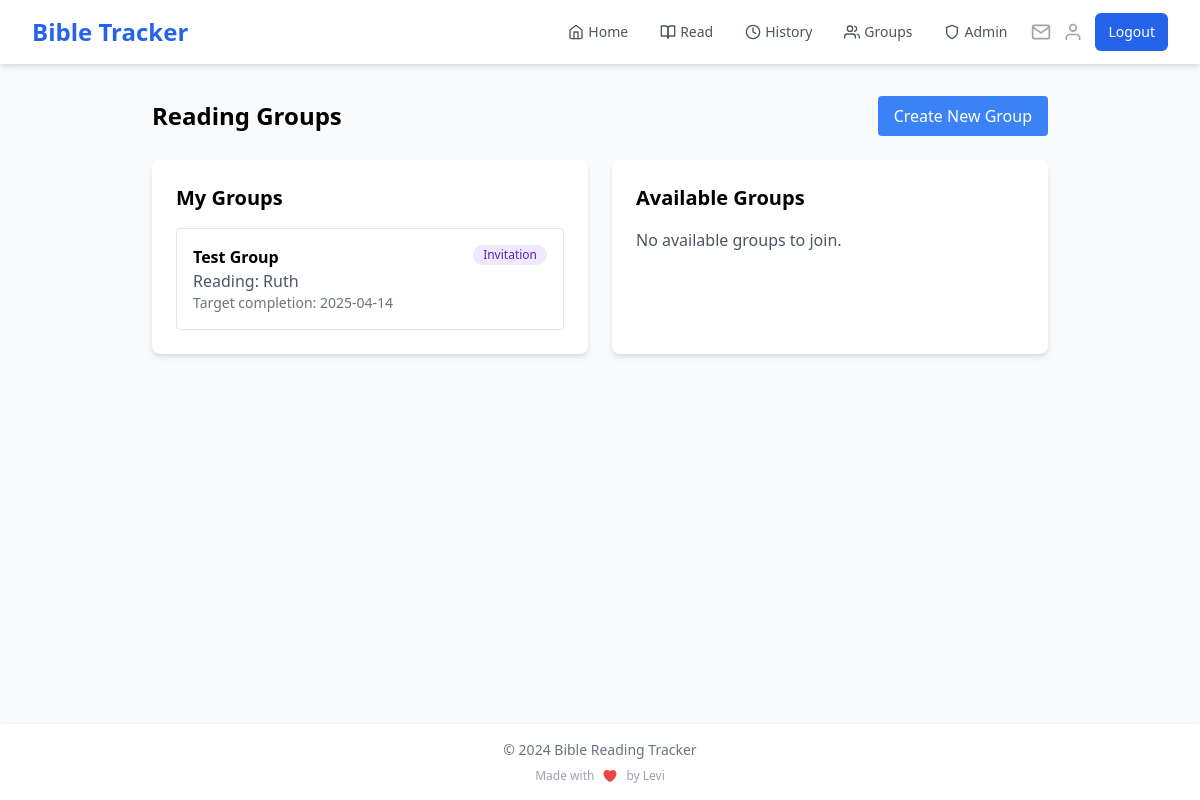
The page /groups (signed in) on the database its author committed.
### app.py (models this page shows)
class ReadingGroup(db.Model):
    id = db.Column(db.Integer, primary_key=True)
    name = db.Column(db.String(100), nullable=False)
    description = db.Column(db.Text)
    created_at = db.Column(db.DateTime, default=datetime.utcnow)
    book = db.Column(db.String(50), nullable=False)
    current_chapter = db.Column(db.Integer, default=1)
    target_completion_date = db.Column(db.DateTime)
    creator_id = db.Column(db.Integer, db.ForeignKey('user.id'), nullable=False)
    visibility = db.Column(db.String(20), default='public')
    access_code = db.Column(db.String(20))
    members = db.relationship('GroupMember', backref='reading_group', lazy='joined')
    readings = db.relationship('GroupReading', backref='reading_group', lazy='dynamic')
    invitations = db.relationship('GroupInvitation', backref='reading_group', lazy='dynamic')

### app.py (the view)
@app.route('/groups')
@login_required
def list_groups():
    my_groups = ReadingGroup.query \
        .join(GroupMember) \
        .filter(GroupMember.user_id == current_user.id) \
        .all()
    available_groups = ReadingGroup.query \
        .filter(
            ReadingGroup.id.notin_(
                db.session.query(GroupMember.group_id)
                .filter_by(user_id=current_user.id)
            ),
            db.or_(
                ReadingGroup.visibility == 'public',
                ReadingGroup.visibility == 'private',  # Include private groups
                db.and_(
                    ReadingGroup.visibility == 'invitation',
                    ReadingGroup.id.in_(
                        db.session.query(GroupInvitation.group_id)
                        .filter(
                            GroupInvitation.email == current_user.email,
                            GroupInvitation.used == False,
                            GroupInvitation.expires_at > datetime.utcnow()
                        )
                    )
                )
            )
        ) \
        .all()
    return render_template('groups/list.html',
        my_groups=my_groups,
        available_groups=available_groups,
        current_user_name=current_user.name
    )

### app.py (called while the page is built)
@login_manager.user_loader
def load_user(user_id):
    if 'user_id' in session:
        return User.query.get(int(session['user_id']))
    return None

@app.context_processor
def inject_user_name():
    if current_user.is_authenticated:
        return dict(user_name=current_user.name)
    return dict(user_name='Guest')

@app.context_processor
def inject_invitation_count():
    if current_user.is_authenticated:
        invitation_count = GroupInvitation.query.filter(
            GroupInvitation.email == current_user.email,
            GroupInvitation.used == False,
            GroupInvitation.expires_at > datetime.utcnow()
        ).count()
        return dict(invitation_count=invitation_count)
    return dict(invitation_count=0)

### templates/groups/list.html
{% extends "base.html" %}
{% block content %}
<div class="max-w-4xl mx-auto">
    <div class="flex justify-between items-center mb-6">
        <h1 class="text-2xl font-bold">Reading Groups</h1>
        <a href="{{ url_for('create_group') }}" class="bg-blue-500 text-white px-4 py-2 rounded hover:bg-blue-600">
            Create New Group
        </a>
    </div>
    <div class="grid grid-cols-1 md:grid-cols-2 gap-6">
        <div class="bg-white p-6 rounded-lg shadow-md">
            <h2 class="text-xl font-semibold mb-4">My Groups</h2>
            {% if my_groups %}
                <div class="space-y-4">
                    {% for group in my_groups %}
                        <a href="{{ url_for('view_group', group_id=group.id) }}"
                           class="block p-4 border rounded hover:bg-gray-50">
                            <div class="flex justify-between items-start">
                                <div>
                                    <h3 class="font-semibold">{{ group.name }}</h3>
                                    <p class="text-gray-600">
                                        Reading: {{ group.book }}
                                    </p>
                                    <p class="text-sm text-gray-500">
                                        Target completion: {{ group.target_completion_date.strftime('%Y-%m-%d') }}
                                    </p>
                                </div>
                                <span class="inline-flex items-center px-2.5 py-0.5 rounded-full text-xs font-medium
                                    {% if group.visibility == 'public' %}
                                        bg-green-100 text-green-800
                                    {% elif group.visibility == 'private' %}
                                        bg-yellow-100 text-yellow-800
                                    {% else %}
                                        bg-purple-100 text-purple-800
                                    {% endif %}">
                                    {{ group.visibility|title }}
                                </span>
                            </div>
                        </a>
                    {% endfor %}
                </div>
            {% else %}
                <p class="text-gray-600">You haven't joined any reading groups yet.</p>
            {% endif %}
        </div>
        <div class="bg-white p-6 rounded-lg shadow-md">
            <h2 class="text-xl font-semibold mb-4">Available Groups</h2>
            {% if available_groups %}
                <div class="space-y-4">
                    {% for group in available_groups %}
                        <div class="p-4 border rounded">
                            <div class="flex justify-between items-start mb-2">
                                <div>
                                    <h3 class="font-semibold">{{ group.name }}</h3>
                                    <p class="text-gray-600">
                                        Reading:
                                        {% if group.id not in member_group_ids and (group.visibility == 'private' or group.visibility == 'invitation') %}
                                            <span class="blur">[Private]</span>
                                        {% else %}
                                            {{ group.book }}
                                        {% endif %}
                                    </p>
                                    <p class="text-sm text-gray-500">
                                        Target completion:
                                        {% if group.id not in member_group_ids and (group.visibility == 'private' or group.visibility == 'invitation') %}
                                            <span class="blur">[Private]</span>
                                        {% else %}
                                            {{ group.target_completion_date.strftime('%Y-%m-%d') }}
                                        {% endif %}
                                    </p>
                                </div>
                                <span class="inline-flex items-center px-2.5 py-0.5 rounded-full text-xs font-medium
                                    {% if group.visibility == 'public' %}
                                        bg-green-100 text-green-800
                                    {% elif group.visibility == 'private' %}
                                        bg-yellow-100 text-yellow-800
                                    {% else %}
                                        bg-purple-100 text-purple-800
                                    {% endif %}">
                                    {{ group.visibility|title }}
                                </span>
                            </div>
                            {% if group.visibility == 'public' %}
                                <a href="{{ url_for('join_group', group_id=group.id) }}"
                                   class="inline-block mt-2 text-blue-500 hover:text-blue-600">
                                    Join Group →
                                </a>
                            {% elif group.visibility == 'private' %}
                                <form action="{{ url_for('join_group', group_id=group.id) }}" method="POST" class="mt-2">
                                    <div class="flex space-x-2">
                                        <input type="text"
                                               name="access_code"
                                               placeholder="Enter access code"
                                               required
                                               class="flex-1 px-3 py-1 border rounded text-sm focus:ring-2 focus:ring-blue-500 focus:border-blue-500">
                                        <button type="submit"
                                                class="px-3 py-1 bg-blue-500 text-white rounded text-sm hover:bg-blue-600">
                                            Join
                                        </button>
                                    </div>
                                </form>
                            {% elif group.visibility == 'invitation' %}
                                <p class="mt-2 text-sm text-gray-600 italic">
                                    This group requires an invitation to join
                                </p>
                            {% endif %}
                        </div>
                    {% endfor %}
                </div>
            {% else %}
                <p class="text-gray-600">No available groups to join.</p>
            {% endif %}
        </div>
    </div>
</div>
{% endblock %}

### rows shown on the page
ReadingGroup: name "Test Group", book "Ruth", target_completion_date "2025-04-14", visibility "Invitation"
